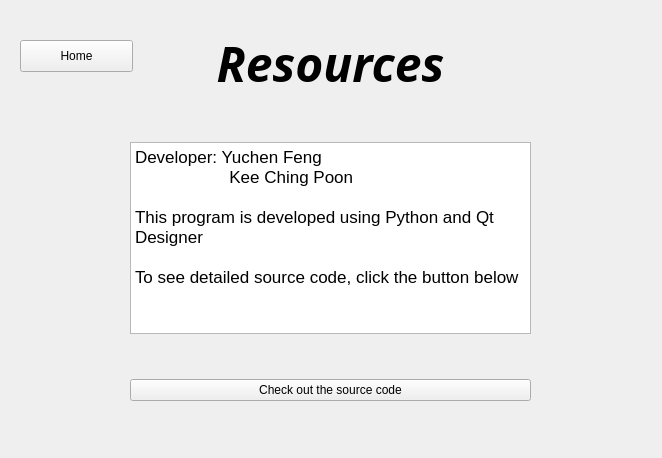
<?xml version="1.0" encoding="UTF-8"?>
<ui version="4.0">
 <class>Form</class>
 <widget class="QWidget" name="Form">
  <property name="geometry">
   <rect>
    <x>0</x>
    <y>0</y>
    <width>662</width>
    <height>458</height>
   </rect>
  </property>
  <property name="windowTitle">
   <string>Form</string>
  </property>
  <widget class="QWidget" name="layoutWidget">
   <property name="geometry">
    <rect>
     <x>130</x>
     <y>30</y>
     <width>401</width>
     <height>371</height>
    </rect>
   </property>
   <layout class="QVBoxLayout" name="verticalLayout">
    <item>
     <widget class="QLabel" name="label">
      <property name="font">
       <font>
        <family>Optima</family>
        <pointsize>36</pointsize>
        <weight>75</weight>
        <italic>true</italic>
        <bold>true</bold>
       </font>
      </property>
      <property name="text">
       <string>Resources</string>
      </property>
      <property name="alignment">
       <set>Qt::AlignCenter</set>
      </property>
     </widget>
    </item>
    <item>
     <spacer name="verticalSpacer">
      <property name="orientation">
       <enum>Qt::Vertical</enum>
      </property>
      <property name="sizeHint" stdset="0">
       <size>
        <width>20</width>
        <height>40</height>
       </size>
      </property>
     </spacer>
    </item>
    <item>
     <widget class="QTextBrowser" name="textBrowser">
      <property name="html">
       <string>&lt;!DOCTYPE HTML PUBLIC &quot;-//W3C//DTD HTML 4.0//EN&quot; &quot;http://www.w3.org/TR/REC-html40/strict.dtd&quot;&gt;
&lt;html&gt;&lt;head&gt;&lt;meta name=&quot;qrichtext&quot; content=&quot;1&quot; /&gt;&lt;style type=&quot;text/css&quot;&gt;
p, li { white-space: pre-wrap; }
&lt;/style&gt;&lt;/head&gt;&lt;body style=&quot; font-family:'.AppleSystemUIFont'; font-size:13pt; font-weight:400; font-style:normal;&quot;&gt;
&lt;p style=&quot; margin-top:0px; margin-bottom:0px; margin-left:0px; margin-right:0px; -qt-block-indent:0; text-indent:0px;&quot;&gt;Developer: Yuchen Feng&lt;/p&gt;
&lt;p style=&quot; margin-top:0px; margin-bottom:0px; margin-left:0px; margin-right:0px; -qt-block-indent:0; text-indent:0px;&quot;&gt;                    Kee Ching Poon&lt;/p&gt;
&lt;p style=&quot;-qt-paragraph-type:empty; margin-top:0px; margin-bottom:0px; margin-left:0px; margin-right:0px; -qt-block-indent:0; text-indent:0px;&quot;&gt;&lt;br /&gt;&lt;/p&gt;
&lt;p style=&quot; margin-top:0px; margin-bottom:0px; margin-left:0px; margin-right:0px; -qt-block-indent:0; text-indent:0px;&quot;&gt;This program is developed using Python and Qt Designer&lt;/p&gt;
&lt;p style=&quot;-qt-paragraph-type:empty; margin-top:0px; margin-bottom:0px; margin-left:0px; margin-right:0px; -qt-block-indent:0; text-indent:0px;&quot;&gt;&lt;br /&gt;&lt;/p&gt;
&lt;p style=&quot; margin-top:0px; margin-bottom:0px; margin-left:0px; margin-right:0px; -qt-block-indent:0; text-indent:0px;&quot;&gt;To see detailed source code, click the button below&lt;/p&gt;&lt;/body&gt;&lt;/html&gt;</string>
      </property>
     </widget>
    </item>
    <item>
     <spacer name="verticalSpacer_3">
      <property name="orientation">
       <enum>Qt::Vertical</enum>
      </property>
      <property name="sizeHint" stdset="0">
       <size>
        <width>20</width>
        <height>40</height>
       </size>
      </property>
     </spacer>
    </item>
    <item>
     <widget class="QPushButton" name="pushButton">
      <property name="text">
       <string>Check out the source code</string>
      </property>
     </widget>
    </item>
   </layout>
  </widget>
  <widget class="QPushButton" name="pushButton_2">
   <property name="geometry">
    <rect>
     <x>20</x>
     <y>40</y>
     <width>113</width>
     <height>32</height>
    </rect>
   </property>
   <property name="text">
    <string>Home</string>
   </property>
  </widget>
 </widget>
 <resources/>
 <connections/>
</ui>
